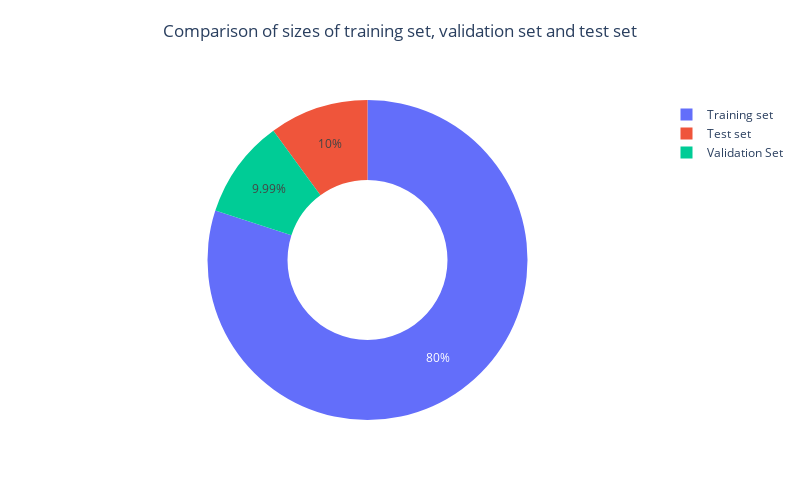

Here is the notebook cell this chart was saved with:
### Code cell
# Feature-target split
X, y = df.drop('Categoria', axis = 1), df['Categoria']

# Train-test split (from complete data)
X_train, X_test, y_train, y_test = train_test_split(X, y, test_size = 0.2, random_state = 40)
data_train = pd.concat([X_train, y_train], axis = 1)

# Validation-test split (from test data)
X_val, X_test, y_val, y_test = train_test_split(X_test, y_test, test_size = 0.5, random_state = 40)
data_val, data_test = pd.concat([X_val, y_val], axis = 1), pd.concat([X_test, y_test], axis = 1)

# Comparison of sizes of training set, validation set and test set
values = np.array([len(data_train), len(data_val), len(data_test)])
labels = ['Training set', 'Validation Set', 'Test set']
fig = go.Figure(data = [go.Pie(values = values, labels = labels, hole = 0.5, textinfo = 'percent', title = " ")])
text_title = "Comparison of sizes of training set, validation set and test set"
fig.update_layout(height = 500, width = 800, showlegend = True, title = dict(text = text_title, x = 0.5, y = 0.95))
fig.show()

### Figure 1 — Plotly figure (JSON) as saved in the notebook; plotly's stock layout.template omitted (floating-point values rounded to 4 significant figures)
{"data": [{"hole": 0.5, "labels": ["Training set", "Validation Set", "Test set"], "textinfo": "percent", "title": {"text": " "}, "type": "pie", "values": [4019, 502, 503]}], "layout": {"height": 500, "showlegend": true, "title": {"text": "Comparison of sizes of training set, validation set and test set", "x": 0.5, "y": 0.95}, "width": 800}}
